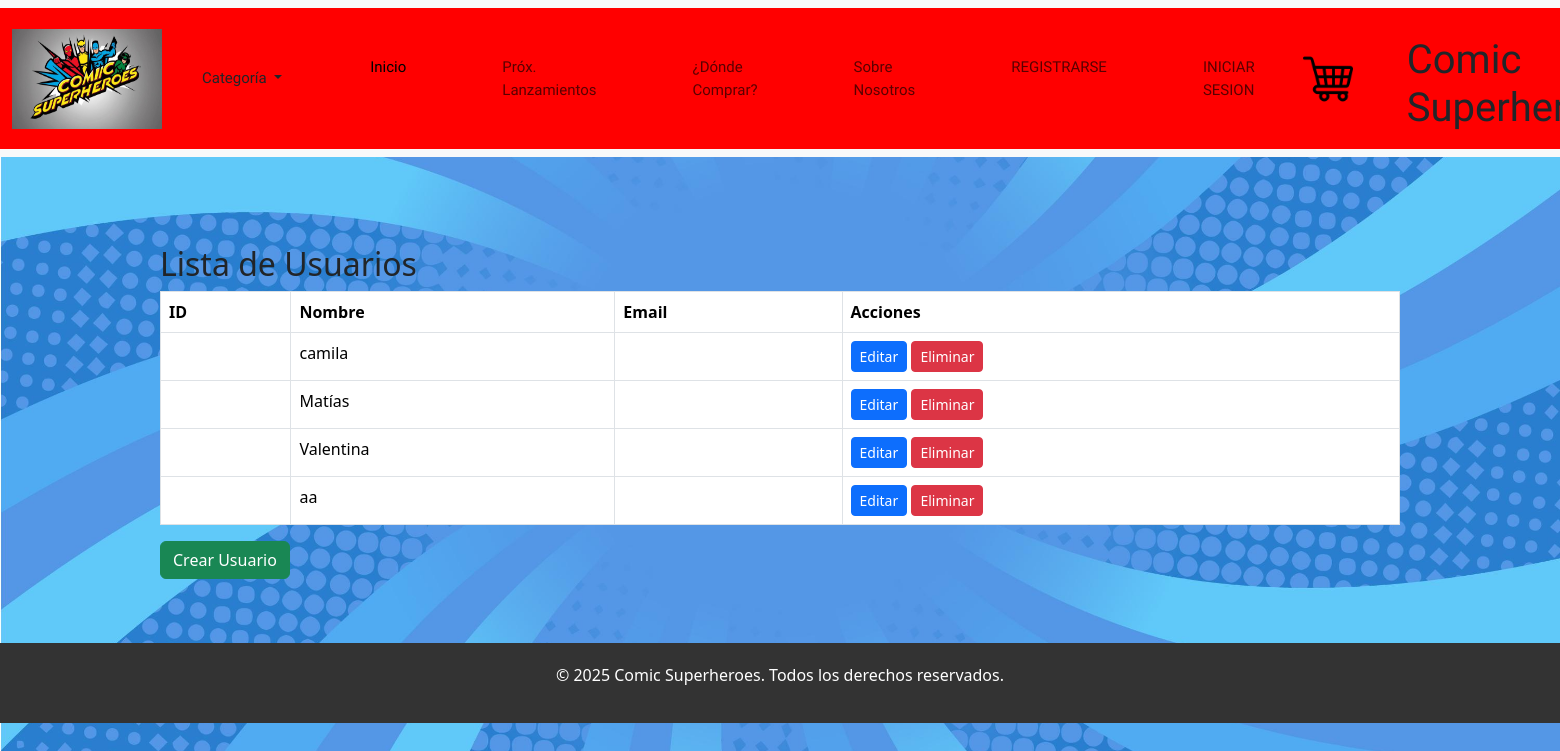
Screenshot of /usuarios/ with the database file from the repository.
### web/models.py (models this page shows)
class Usuario(models.Model):
      rut= models.CharField(primary_key=True,max_length=10)
      nombre=models.CharField(max_length=20)
      apellido=models.CharField(max_length=20)
      correo=models.EmailField(unique=True, max_length=50)
      contraseña=models.CharField(max_length=100)
      is_staff = models.BooleanField(default=False)
      last_login = models.DateTimeField(auto_now=True)

### web/views.py (the view)
# urls.py: path('usuarios/', UsuarioListView.as_view(), name='usuario-list'),
class UsuarioListView(ListView):
    model = Usuario
    template_name = 'usuarios_list.html'
    context_object_name = 'usuarios'

### web/templates/usuarios_list.html (shortened to what this page needs)
{% extends 'base.html' %}
{% block content %}
<div class="container mt-4">
    <h2>Lista de Usuarios</h2>
    <table class="table table-bordered">
        <thead>
            <tr>
                <th>ID</th>
                <th>Nombre</th>
                <th>Email</th>
                <th>Acciones</th>
            </tr>
        </thead>
        <tbody>
            {% for usuario in usuarios %}
            <tr>
                <td>{{ usuario.id }}</td>
                <td>{{ usuario.nombre }}</td>
                <td>{{ usuario.email }}</td>
                <td>
                    <a href="{% url 'usuarios_update' usuario.id %}" class="btn btn-primary btn-sm">Editar</a>
                    <a href="{% url 'usuarios_delete' usuario.id %}" class="btn btn-danger btn-sm">Eliminar</a>
                </td>
            </tr>
            {% endfor %}
        </tbody>
    </table>
    <a href="{% url 'usuarios_create' %}" class="btn btn-success">Crear Usuario</a>
</div>
{% endblock %}

### web/static/css/style.css (style rules this page uses)
body { display: flex; flex-direction: column; min-height: 100vh; background-image: url('../img/fondo.jpg'); background-size: cover; background-position: center center; background-attachment: fixed; }
a { padding-right: 20px }
.container { display: flex; flex-direction: column; align-items: flex-start; padding: 20px; }

### rows the page displays
Usuario: nombre "camila"
Usuario: nombre "Matías"
Usuario: nombre "Valentina"
Usuario: nombre "aa"
